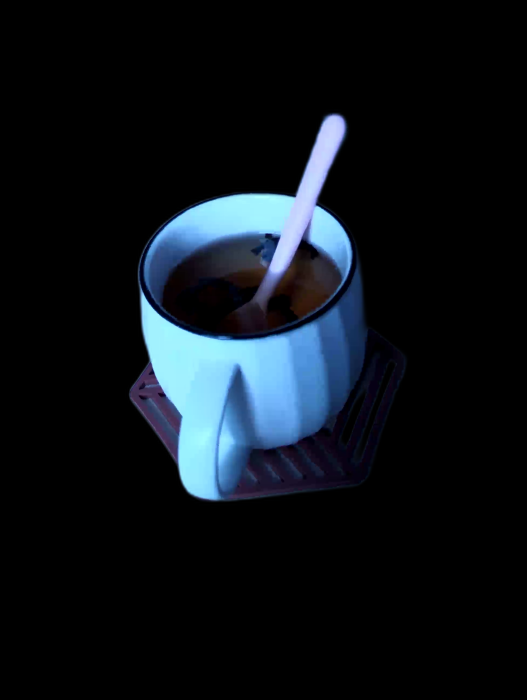
#> input picture MakeProduct/make_product/ImageProcess/scratch.png, 527 x 700 px
$ python opencvToPillow.py
#> lines starting #> are read from the running program, lines starting #| are printed output that depends on the picture
import cv2
import numpy as np
from PIL import Image

img = cv2.imread("scratch.png", cv2.IMREAD_UNCHANGED)
#> img is the input picture: shape (700, 527, 4); mean B, G, R, A 25.2, 19.4, 13.5, 45

# You may need to convert the color.
img_rgba = cv2.cvtColor(img, cv2.COLOR_BGRA2RGBA)
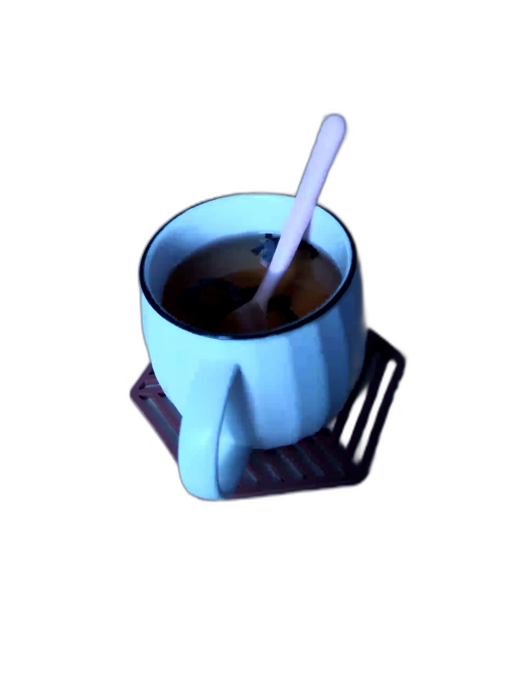
#> img_rgba: shape (700, 527, 4); mean R, G, B, A 13.5, 19.4, 25.2, 45; transparent parts drawn white
img_rgba[:, :, 3] = img[:, :, 3]
im_pil = Image.fromarray(img_rgba)

im_pil.save("openct2PIL.png")
